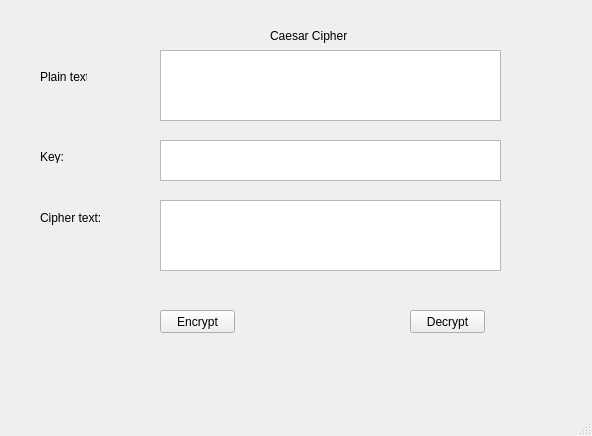
<?xml version="1.0" encoding="UTF-8"?>
<ui version="4.0">
 <class>MainWindow</class>
 <widget class="QMainWindow" name="MainWindow">
  <property name="geometry">
   <rect>
    <x>0</x>
    <y>0</y>
    <width>592</width>
    <height>436</height>
   </rect>
  </property>
  <property name="windowTitle">
   <string>MainWindow</string>
  </property>
  <widget class="QWidget" name="centralwidget">
   <widget class="QLabel" name="label">
    <property name="geometry">
     <rect>
      <x>270</x>
      <y>20</y>
      <width>151</width>
      <height>31</height>
     </rect>
    </property>
    <property name="text">
     <string>Caesar Cipher</string>
    </property>
   </widget>
   <widget class="QLabel" name="label_2">
    <property name="geometry">
     <rect>
      <x>40</x>
      <y>70</y>
      <width>47</width>
      <height>13</height>
     </rect>
    </property>
    <property name="text">
     <string>Plain text:</string>
    </property>
   </widget>
   <widget class="QLabel" name="label_3">
    <property name="geometry">
     <rect>
      <x>40</x>
      <y>150</y>
      <width>47</width>
      <height>13</height>
     </rect>
    </property>
    <property name="text">
     <string>Key:</string>
    </property>
   </widget>
   <widget class="QLabel" name="label_4">
    <property name="geometry">
     <rect>
      <x>40</x>
      <y>210</y>
      <width>71</width>
      <height>16</height>
     </rect>
    </property>
    <property name="text">
     <string>Cipher text:</string>
    </property>
   </widget>
   <widget class="QTextEdit" name="txtplaintext">
    <property name="geometry">
     <rect>
      <x>160</x>
      <y>50</y>
      <width>341</width>
      <height>71</height>
     </rect>
    </property>
   </widget>
   <widget class="QTextEdit" name="txtkey">
    <property name="geometry">
     <rect>
      <x>160</x>
      <y>140</y>
      <width>341</width>
      <height>41</height>
     </rect>
    </property>
   </widget>
   <widget class="QTextEdit" name="txtciphertext">
    <property name="geometry">
     <rect>
      <x>160</x>
      <y>200</y>
      <width>341</width>
      <height>71</height>
     </rect>
    </property>
   </widget>
   <widget class="QPushButton" name="encryptbtn">
    <property name="geometry">
     <rect>
      <x>160</x>
      <y>310</y>
      <width>75</width>
      <height>23</height>
     </rect>
    </property>
    <property name="text">
     <string>Encrypt</string>
    </property>
   </widget>
   <widget class="QPushButton" name="decryptbtn">
    <property name="geometry">
     <rect>
      <x>410</x>
      <y>310</y>
      <width>75</width>
      <height>23</height>
     </rect>
    </property>
    <property name="text">
     <string>Decrypt</string>
    </property>
   </widget>
  </widget>
  <widget class="QMenuBar" name="menubar">
   <property name="geometry">
    <rect>
     <x>0</x>
     <y>0</y>
     <width>592</width>
     <height>21</height>
    </rect>
   </property>
  </widget>
  <widget class="QStatusBar" name="statusbar"/>
 </widget>
 <resources/>
 <connections/>
</ui>
